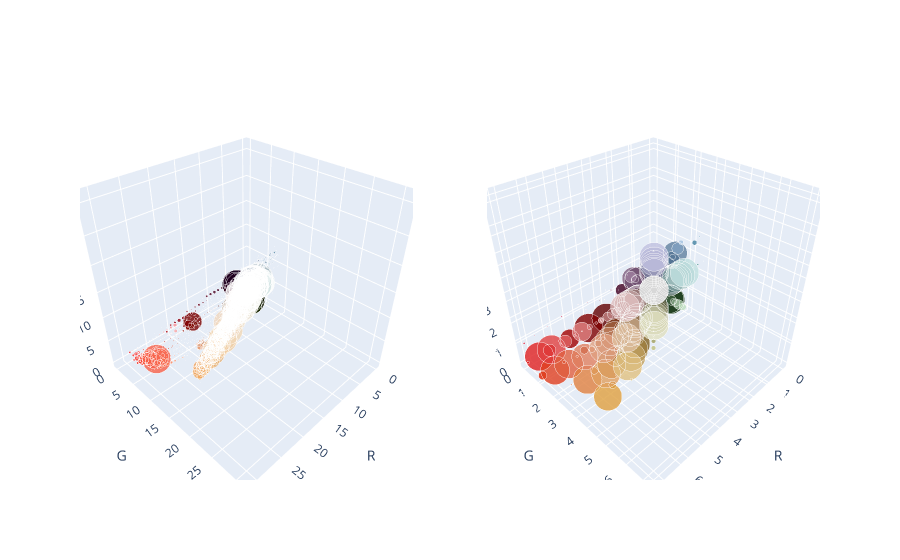

The code cell stored with this chart in its notebook:
### Code cell
# 32 / 16 -> 2
# 32 / 8 -> 4
# 4 -> 8

a =  F.avg_pool3d(original_histogram, 4)
a /= torch.sum(a)
plot_histograms([
    original_histogram.cpu().numpy().squeeze(),
   a.cpu().numpy().squeeze(),
])

### Figure 1 — Plotly figure (JSON) as saved in the notebook; plotly's stock layout.template omitted (floating-point values rounded to 4 significant figures; data arrays with more than 128 entries replaced by an {"elided": "..."} marker saying what was removed)
{"data": [{"marker": {"color": {"elided": "3521 str values"}, "opacity": 0.8, "size": {"elided": "3521 float values"}}, "mode": "markers", "scene": "scene", "type": "scatter3d", "x": {"elided": "3521 int values"}, "y": {"elided": "3521 int values"}, "z": {"elided": "3521 int values"}}, {"marker": {"color": {"elided": "156 str values"}, "opacity": 0.8, "size": {"elided": "156 float values"}}, "mode": "markers", "scene": "scene2", "type": "scatter3d", "x": {"elided": "156 int values"}, "y": {"elided": "156 int values"}, "z": {"elided": "156 int values"}}], "layout": {"autosize": true, "scene": {"domain": {"x": [0, 0.45], "y": [0, 1]}, "xaxis": {"title": {"text": "R"}}, "yaxis": {"title": {"text": "G"}}, "zaxis": {"title": {"text": "B"}}}, "scene2": {"domain": {"x": [0.55, 1], "y": [0, 1]}, "xaxis": {"title": {"text": "R"}}, "yaxis": {"title": {"text": "G"}}, "zaxis": {"title": {"text": "B"}}}, "showlegend": false}}
